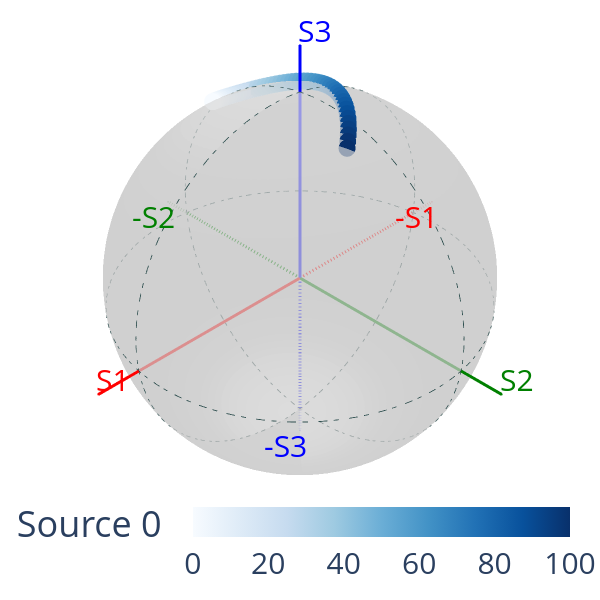

The code cell stored with this chart in its notebook:
### Markdown cell above
Here is an example of a paddle set with three paddles where we rotate the middle one and look at the output polarization:

### Code cell
w0 = 1550e-9
T0 = 20
r0 = 4.1e-6
r1 = 125e-6/2
epsilon = 1.003
m0 = 0.0347
m1 = 0.000
Tref = 20

nPaddles = 3
rps = np.array([0.056/2, 0.056/2, 0.056/2])
tfs = np.array([0, 0, 0])
Ns = np.array([2, 4, 2])
gapLs = np.array([0.02, 0.02, 0.02])

paddleAngles = np.linspace(1e-6,100,51)*pi/180

J0arr = np.zeros((len(paddleAngles), 2, 2), dtype=np.complex128)
f = FiberPaddleSet(w0, T0, r0, r1, epsilon, m0, m1, Tref, nPaddles, rps, np.array([10, paddleAngles[0], 30]), tfs, Ns, gapLs)

for i in range(len(paddleAngles)):
    f.angles[1] = paddleAngles[i]
    J0arr[i,:,:] = f.J0

Ei = Jones_vector("Source 0"); Ei.linear_light(azimuth = 45*degrees, amplitude=1)
J0 = Jones_matrix("J0"); J0.from_matrix(J0arr)
#J1 = Jones_matrix("J1"); J1.from_matrix(J1arr)
E0 = J0 * Ei; #E1 = J1 * Ei
S0 = Stokes("Source 0"); S0.from_Jones(E0)
#S1 = Stokes("Source 1"); S1.from_Jones(E1)

fig0 = pty.subplots.make_subplots(rows=1, cols=1, specs=[[{'type':'surface'}]])
S0.draw_poincare(fig=fig0, draw_axes=True, colormap='blues', param=paddleAngles*180/pi, show_fig=False)
#S1.draw_poincare(fig=fig0, draw_axes=True, colormap='reds', param=T0arr, show_fig=False)
fig0.show()

### Figure 1 — Plotly figure (JSON) as saved in the notebook; plotly's stock layout.template omitted (floating-point values rounded to 4 significant figures; data arrays with more than 128 entries replaced by an {"elided": "..."} marker saying what was removed)
{"data": [{"hoverinfo": "skip", "line": {"color": "red", "width": 6}, "marker": {"size": 1}, "name": "S1", "scene": "scene", "type": "scatter3d", "x": [0, 1.2], "y": [0, 0], "z": [0, 0]}, {"hoverinfo": "skip", "line": {"color": "red", "dash": "dash", "width": 6}, "marker": {"size": 1}, "name": "-S1", "scene": "scene", "type": "scatter3d", "x": [0, -1.2], "y": [0, 0], "z": [0, 0]}, {"hoverinfo": "skip", "line": {"color": "green", "width": 6}, "marker": {"size": 1}, "name": "S2", "scene": "scene", "type": "scatter3d", "x": [0, 0], "y": [0, 1.2], "z": [0, 0]}, {"hoverinfo": "skip", "line": {"color": "green", "dash": "dash", "width": 6}, "marker": {"size": 1}, "name": "-S2", "scene": "scene", "type": "scatter3d", "x": [0, 0], "y": [0, -1.2], "z": [0, 0]}, {"hoverinfo": "skip", "line": {"color": "blue", "width": 6}, "marker": {"size": 1}, "name": "S3", "scene": "scene", "type": "scatter3d", "x": [0, 0], "y": [0, 0], "z": [0, 1.2]}, {"hoverinfo": "skip", "line": {"color": "blue", "dash": "dash", "width": 6}, "marker": {"size": 1}, "name": "-S3", "scene": "scene", "type": "scatter3d", "x": [0, 0], "y": [0, 0], "z": [0, -1.2]}, {"line": {"color": "darkslategrey", "dash": "dashdot", "width": 2}, "mode": "lines", "name": "S3=0", "scene": "scene", "type": "scatter3d", "x": {"elided": "361 float values"}, "y": {"elided": "361 float values"}, "z": {"elided": "361 float values"}}, {"line": {"color": "darkslategrey", "dash": "dashdot", "width": 2}, "mode": "lines", "name": "S2=0", "scene": "scene", "type": "scatter3d", "x": {"elided": "361 float values"}, "y": {"elided": "361 float values"}, "z": {"elided": "361 float values"}}, {"line": {"color": "darkslategrey", "dash": "dashdot", "width": 2}, "mode": "lines", "name": "S1=0", "scene": "scene", "type": "scatter3d", "x": {"elided": "361 float values"}, "y": {"elided": "361 float values"}, "z": {"elided": "361 float values"}}, {"cmax": 1, "cmin": 0, "colorscale": [[0, "rgb(255,255,255)"], [0.125, "rgb(240,240,240)"], [0.25, "rgb(217,217,217)"], [0.375, "rgb(189,189,189)"], [0.5, "rgb(150,150,150)"], [0.625, "rgb(115,115,115)"], [0.75, "rgb(82,82,82)"], [0.875, "rgb(37,37,37)"], [1, "rgb(0,0,0)"]], "customdata": [], "hovertemplate": "S1: %{x:.3f}<br>S2: %{y:.3f}<br>S3: %{z:.3f}<br>Parameter: %{customdata:.3f}", "lighting": {"ambient": 0.9, "diffuse": 0, "fresnel": 0.2, "roughness": 0.5, "specular": 0.05}, "name": "Sphere", "opacity": 0.7, "scene": "scene", "showlegend": false, "showscale": false, "surfacecolor": {"elided": "100x100 float values"}, "type": "surface", "x": {"elided": "100x100 float values"}, "y": {"elided": "100x100 float values"}, "z": {"elided": "100x100 float values"}}, {"customdata": [], "hovertemplate": "S1: %{x:.3f}<br>S2: %{y:.3f}<br>S3: %{z:.3f}<br>Parameter: %{customdata:.3f}", "marker": {"color": [1e-06, 2.0, 4.0, 6.0, 8.0, 10.0, 12.0, 14.0, 16.0, 18.0, 20.0, 22.0, 24.0, 26.0, 28.0, 30.0, 32.0, 34.0, 36.0, 38.0, 40.0, 42.0, 44.0, 46.0, 48.0, 50.0, 52.0, 54.0, 56.0, 58.0, 60.0, 62.0, 64.0, 66.0, 68.0, 70.0, 72.0, 74.0, 76.0, 78.0, 80.0, 82.0, 84.0, 86.0, 88.0, 90.0, 92.0, 94.0, 96.0, 98.0, 100.0], "colorbar": {"orientation": "h", "tickfont": {"size": 30}, "ticklabelposition": "outside bottom", "title": {"text": "Source 0"}, "y": -0.1}, "colorscale": [[0, "rgb(247,251,255)"], [0.125, "rgb(222,235,247)"], [0.25, "rgb(198,219,239)"], [0.375, "rgb(158,202,225)"], [0.5, "rgb(107,174,214)"], [0.625, "rgb(66,146,198)"], [0.75, "rgb(33,113,181)"], [0.875, "rgb(8,81,156)"], [1, "rgb(8,48,107)"]], "size": 10}, "mode": "markers", "name": "Source 0", "scene": "scene", "type": "scatter3d", "x": [0.1072, 0.09041, 0.07313, 0.0555, 0.03763, 0.01959, 0.001488, -0.01659, -0.03454, -0.05228, -0.06971, -0.08674, -0.1033, -0.1192, -0.1346, -0.1491, -0.1628, -0.1757, -0.1875, -0.1983, -0.208, -0.2165, -0.2238, -0.2298, -0.2344, -0.2377, -0.2395, -0.2399, -0.2389, -0.2363, -0.2322, -0.2266, -0.2195, -0.2108, -0.2007, -0.189, -0.1758, -0.1612, -0.1452, -0.1278, -0.109, -0.08897, -0.06766, -0.04518, -0.02157, 0.003094, 0.02874, 0.05528, 0.08265, 0.1108, 0.1395], "y": [-0.4969, -0.5049, -0.5113, -0.5163, -0.5198, -0.5218, -0.5222, -0.5212, -0.5186, -0.5144, -0.5088, -0.5017, -0.4932, -0.4831, -0.4717, -0.4589, -0.4448, -0.4294, -0.4127, -0.3948, -0.3757, -0.3555, -0.3343, -0.3121, -0.289, -0.265, -0.2402, -0.2147, -0.1885, -0.1618, -0.1345, -0.1068, -0.07881, -0.05048, -0.02195, 0.006713, 0.03543, 0.06412, 0.09272, 0.1211, 0.1493, 0.1772, 0.2047, 0.2317, 0.2582, 0.2841, 0.3094, 0.334, 0.3578, 0.3808, 0.403], "z": [0.8612, 0.8585, 0.8563, 0.8546, 0.8534, 0.8528, 0.8528, 0.8533, 0.8543, 0.8559, 0.858, 0.8607, 0.8638, 0.8674, 0.8714, 0.8759, 0.8807, 0.8859, 0.8914, 0.8971, 0.9031, 0.9092, 0.9155, 0.9218, 0.9282, 0.9345, 0.9407, 0.9468, 0.9526, 0.9581, 0.9633, 0.9681, 0.9724, 0.9762, 0.9794, 0.982, 0.9838, 0.9848, 0.985, 0.9844, 0.9828, 0.9801, 0.9765, 0.9717, 0.9658, 0.9588, 0.9505, 0.941, 0.9301, 0.918, 0.9045]}], "layout": {"height": 600, "margin": {"b": 20, "l": 20, "r": 20, "t": 20}, "scene": {"annotations": [{"font": {"color": "red", "size": 30}, "showarrow": false, "text": "S1", "x": 1.2, "xshift": 15, "y": 0, "yshift": 15, "z": 0}, {"font": {"color": "red", "size": 30}, "showarrow": false, "text": "-S1", "x": -1.2, "xshift": -15, "y": 0, "yshift": -15, "z": 0}, {"font": {"color": "green", "size": 30}, "showarrow": false, "text": "S2", "x": 0, "xshift": 15, "y": 1.2, "yshift": 15, "z": 0}, {"font": {"color": "green", "size": 30}, "showarrow": false, "text": "-S2", "x": 0, "xshift": -15, "y": -1.2, "yshift": -15, "z": 0}, {"font": {"color": "blue", "size": 30}, "showarrow": false, "text": "S3", "x": 0, "xshift": 15, "y": 0, "yshift": 15, "z": 1.2}, {"font": {"color": "blue", "size": 30}, "showarrow": false, "text": "-S3", "x": 0, "xshift": -15, "y": 0, "yshift": -15, "z": -1.2}], "camera": {"center": {"x": 0, "y": 0, "z": 0}, "eye": {"x": 0.75, "y": 0.75, "z": 0.75}, "up": {"x": 0, "y": 0, "z": 1}}, "domain": {"x": [0, 1], "y": [0, 1]}, "xaxis": {"showbackground": false, "showgrid": false, "visible": false, "zeroline": false}, "yaxis": {"showbackground": false, "showgrid": false, "visible": false, "zeroline": false}, "zaxis": {"showbackground": false, "showgrid": false, "visible": false, "zeroline": false}}, "showlegend": false, "width": 600}}
